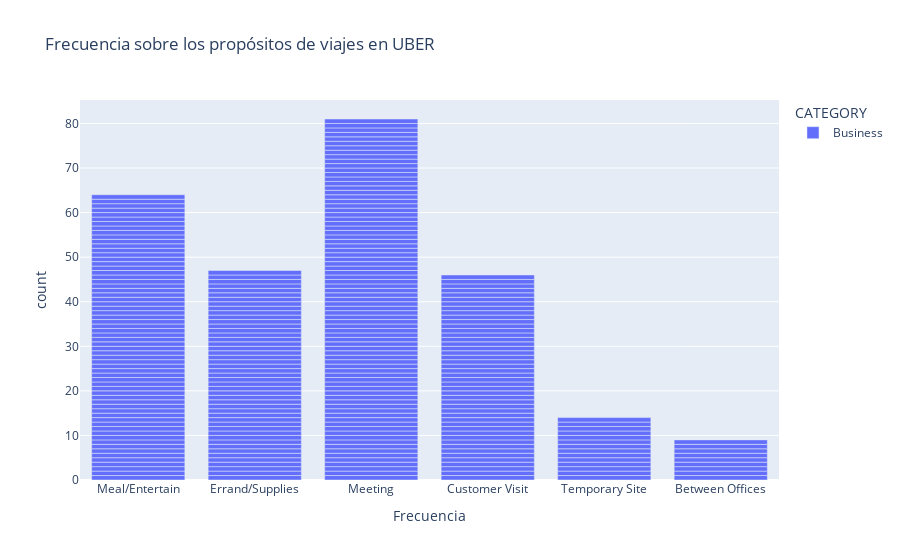

Notebook code for this chart:
### Code cell
import plotly.express as px

# Supongamos que tu DataFrame se llama df

fig = px.bar(df, x="PURPOSE", color="CATEGORY", 
             title="Frecuencia sobre los propósitos de viajes en UBER",
             labels={"PURPOSE": "Frecuencia"})

fig.show()

### Figure 1 — Plotly figure (JSON) as saved in the notebook; plotly's stock layout.template omitted (floating-point values rounded to 4 significant figures; data arrays with more than 128 entries replaced by an {"elided": "..."} marker saying what was removed)
{"data": [{"alignmentgroup": "True", "hovertemplate": "CATEGORY=Business<br>Frecuencia=%{x}<br>count=%{y}<extra></extra>", "legendgroup": "Business", "marker": {"color": "#636efa", "pattern": {"shape": ""}}, "name": "Business", "offsetgroup": "Business", "orientation": "v", "showlegend": true, "textposition": "auto", "type": "bar", "x": {"elided": "261 str values"}, "xaxis": "x", "y": {"elided": "261 int values"}, "yaxis": "y"}], "layout": {"barmode": "relative", "legend": {"title": {"text": "CATEGORY"}, "tracegroupgap": 0}, "title": {"text": "Frecuencia sobre los propósitos de viajes en UBER"}, "xaxis": {"anchor": "y", "domain": [0, 1], "title": {"text": "Frecuencia"}}, "yaxis": {"anchor": "x", "domain": [0, 1], "title": {"text": "count"}}}}
